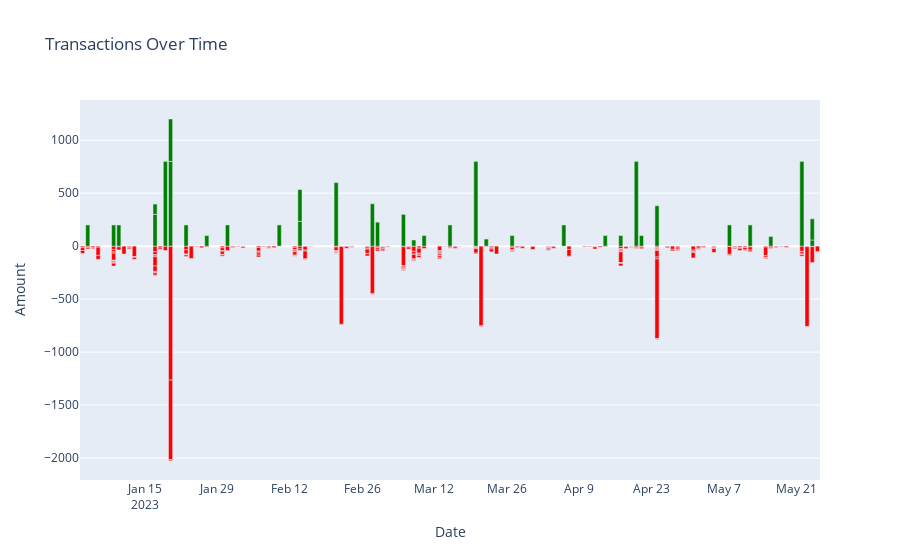

Notebook cell for this chart:
### Code cell
import plotly.express as px

def transactions_over_time(df):
    """Call this function to plot the transactions over time."""

    # clean the description column
    to_plot = clean_description(df)

    # Assign colors based on transaction values
    to_plot['Color'] = to_plot['Amount'].apply(lambda x: 'green' if x >= 0 else 'red')

    fig = px.bar(to_plot, x="Date", y="Amount", color="Color", title="Transactions Over Time", hover_data=["Description"], color_discrete_map={'green': 'green', 'red': 'red'})

    # make hover only show the description
    fig.update_traces(hovertemplate="<br>".join([
        "Date: %{x}",
        "Amount: %{y}",
        "Description: %{customdata[0]}"
    ]))

    # remove the legend
    fig.update_layout(showlegend=False)


    return fig

transactions_over_time(df).show()

### Figure 1 — Plotly figure (JSON) as saved in the notebook; plotly's stock layout.template omitted (floating-point values rounded to 4 significant figures; data arrays with more than 128 entries replaced by an {"elided": "..."} marker saying what was removed)
{"data": [{"alignmentgroup": "True", "customdata": {"elided": "323x1 str values"}, "hovertemplate": "Date: %{x}<br>Amount: %{y}<br>Description: %{customdata[0]}", "legendgroup": "red", "marker": {"color": "red", "pattern": {"shape": ""}}, "name": "red", "offsetgroup": "red", "orientation": "v", "showlegend": true, "textposition": "auto", "type": "bar", "x": {"elided": "323 str values"}, "xaxis": "x", "y": {"elided": "323 float values"}, "yaxis": "y"}, {"alignmentgroup": "True", "customdata": [["ONLINE TRANSFER FROM GLATZER G WAY2SAVE SAVINGS XXXXXX2121 REF #IB0HCNG438 ON 01/04/23"], ["ONLINE TRANSFER FROM GLATZER G WAY2SAVE SAVINGS XXXXXX2121 REF #IB0HDSVSH4 ON 01/09/23"], ["ONLINE TRANSFER FROM GLATZER G WAY2SAVE SAVINGS XXXXXX2121 REF #IB0HF2XFBM ON 01/10/23"], ["ONLINE TRANSFER FROM GLATZER G WAY2SAVE SAVINGS XXXXXX2121 REF #IB0HG6MZJX ON 01/14/23"], ["VENMO CASHOUT 230117 1024746963753 GREGORY GLATZER"], ["ONLINE TRANSFER FROM GLATZER G WAY2SAVE SAVINGS XXXXXX2121 REF #IB0HH83LJT ON 01/19/23"], ["ONLINE TRANSFER FROM GLATZER G REF #IB0HHPHR25 WAY2SAVE SAVINGS FOR MUNICH FLIGHT"], ["ONLINE TRANSFER FROM GLATZER G WAY2SAVE SAVINGS XXXXXX2121 REF #IB0HHPRTHS ON 01/20/23"], ["ONLINE TRANSFER FROM GLATZER G WAY2SAVE SAVINGS XXXXXX2121 REF #IB0HJ6G4DQ ON 01/23/23"], ["ONLINE TRANSFER FROM GLATZER G WAY2SAVE SAVINGS XXXXXX2121 REF #IB0HKBPKGH ON 01/27/23"], ["ONLINE TRANSFER FROM GLATZER G WAY2SAVE SAVINGS XXXXXX2121 REF #IB0HL8LC8Y ON 01/31/23"], ["ONLINE TRANSFER FROM GLATZER G WAY2SAVE SAVINGS XXXXXX2121 REF #IB0HP4B842 ON 02/10/23"], ["VENMO CASHOUT 230214 1025282408344 GREGORY GLATZER"], ["ONLINE TRANSFER FROM GLATZER G WAY2SAVE SAVINGS XXXXXX2121 REF #IB0HPX4VM6 ON 02/14/23"], ["ONLINE TRANSFER FROM GLATZER G WAY2SAVE SAVINGS XXXXXX2121 REF #IB0HRQKPZJ ON 02/21/23"], ["ONLINE TRANSFER FROM GLATZER G WAY2SAVE SAVINGS XXXXXX2121 REF #IB0HTKRS2R ON 02/28/23"], ["VENMO CASHOUT 230301 1025554247040 GREGORY GLATZER"], ["ONLINE TRANSFER FROM GLATZER G WAY2SAVE SAVINGS XXXXXX2121 REF #IB0HWDZVSP ON 03/06/23"], ["VENMO CASHOUT 230308 1025709092680 GREGORY GLATZER"], ["ONLINE TRANSFER FROM GLATZER G WAY2SAVE SAVINGS XXXXXX2121 REF #IB0HXGVRMD ON 03/10/23"], ["ONLINE TRANSFER FROM GLATZER G WAY2SAVE SAVINGS XXXXXX2121 REF #IB0HYSRFW6 ON 03/15/23"], ["ONLINE TRANSFER FROM GLATZER G WAY2SAVE SAVINGS XXXXXX2121 REF #IB0HZW62TS ON 03/19/23"], ["IRS TREAS 310 TAX REF 032223 XXXXXXXXXX00908 GLATZER, GREGORY J"], ["ONLINE TRANSFER FROM GLATZER G WAY2SAVE SAVINGS XXXXXX2121 REF #IB0J3KH9ZV ON 03/26/23"], ["ONLINE TRANSFER FROM GLATZER G WAY2SAVE SAVINGS XXXXXX2121 REF #IB0J6PGQY7 ON 04/06/23"], ["ONLINE TRANSFER FROM GLATZER G WAY2SAVE SAVINGS XXXXXX2121 REF #IB0J8RV3T9 ON 04/14/23"], ["ONLINE TRANSFER FROM GLATZER G WAY2SAVE SAVINGS XXXXXX2121 REF #IB0J9CLGDK ON 04/16/23"], ["ONLINE TRANSFER FROM GLATZER G WAY2SAVE SAVINGS XXXXXX2121 REF #IB0JBGDTSQ ON 04/20/23"], ["ONLINE TRANSFER FROM GLATZER G WAY2SAVE SAVINGS XXXXXX2121 REF #IB0JBT32QG ON 04/21/23"], ["VENMO CASHOUT 230423 1026591338374 GREGORY GLATZER"], ["ONLINE TRANSFER FROM GLATZER G WAY2SAVE SAVINGS XXXXXX2121 REF #IB0JH96MF9 ON 05/07/23"], ["ONLINE TRANSFER FROM GLATZER G WAY2SAVE SAVINGS XXXXXX2121 REF #IB0JJJTZ44 ON 05/12/23"], ["VENMO CASHOUT 230516 1027041250688 GREGORY GLATZER"], ["ONLINE TRANSFER FROM GLATZER G WAY2SAVE SAVINGS XXXXXX2121 REF #IB0JLTN73L ON 05/20/23"], ["VENMO CASHOUT 230524 1027206009798 GREGORY GLATZER"], ["ONLINE TRANSFER FROM GLATZER G WAY2SAVE SAVINGS XXXXXX2121 REF #IB0JMRLMWS ON 05/24/23"]], "hovertemplate": "Date: %{x}<br>Amount: %{y}<br>Description: %{customdata[0]}", "legendgroup": "green", "marker": {"color": "green", "pattern": {"shape": ""}}, "name": "green", "offsetgroup": "green", "orientation": "v", "showlegend": true, "textposition": "auto", "type": "bar", "x": ["2023-01-04T00:00:00", "2023-01-09T00:00:00", "2023-01-10T00:00:00", "2023-01-17T00:00:00", "2023-01-17T00:00:00", "2023-01-19T00:00:00", "2023-01-20T00:00:00", "2023-01-20T00:00:00", "2023-01-23T00:00:00", "2023-01-27T00:00:00", "2023-01-31T00:00:00", "2023-02-10T00:00:00", "2023-02-14T00:00:00", "2023-02-14T00:00:00", "2023-02-21T00:00:00", "2023-02-28T00:00:00", "2023-03-01T00:00:00", "2023-03-06T00:00:00", "2023-03-08T00:00:00", "2023-03-10T00:00:00", "2023-03-15T00:00:00", "2023-03-20T00:00:00", "2023-03-22T00:00:00", "2023-03-27T00:00:00", "2023-04-06T00:00:00", "2023-04-14T00:00:00", "2023-04-17T00:00:00", "2023-04-20T00:00:00", "2023-04-21T00:00:00", "2023-04-24T00:00:00", "2023-05-08T00:00:00", "2023-05-12T00:00:00", "2023-05-16T00:00:00", "2023-05-22T00:00:00", "2023-05-24T00:00:00", "2023-05-24T00:00:00"], "xaxis": "x", "y": [200, 200, 200, 300, 97.32, 800, 800, 400, 200, 100, 200, 200, 234.1, 300, 600, 400, 226.3, 300, 57.86, 100, 200, 800, 67, 100, 200, 100, 100, 800, 100, 381.2, 200, 200, 91.5, 800, 58, 200], "yaxis": "y"}], "layout": {"barmode": "relative", "legend": {"title": {"text": "Color"}, "tracegroupgap": 0}, "showlegend": false, "title": {"text": "Transactions Over Time"}, "xaxis": {"anchor": "y", "domain": [0, 1], "title": {"text": "Date"}}, "yaxis": {"anchor": "x", "domain": [0, 1], "title": {"text": "Amount"}}}}
